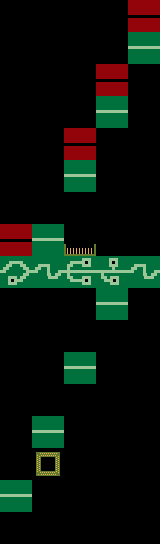

The image is a tile-based game level rendered from a .tmx file. Its description and source (layers, tilesets, objects; grid data summarised) follow:
An orthogonal 5x17 tile map with 32x32 px tiles, 8 tile layers (floor, levelnumber, playerspawn, exit, ...), 2 tilesets.

<map version="1.0" orientation="orthogonal" width="5" height="17" tilewidth="32" tileheight="32">
 <tileset firstgid="1" name="map" tilewidth="32" tileheight="32">
  <image source="../tilesets/tileset.png" width="160" height="160" />
 </tileset>
 <tileset firstgid="26" name="numbers" tilewidth="32" tileheight="32">
  <image source="../fontsets/numbers.png" width="320" height="32" />
 </tileset>
 <layer name="floor" width="5" height="17">
  <properties>
   <property name="solid" value="true" />
  </properties>
  <data>[85 cells, 13 non-empty, 5 distinct tile ids]</data>
 </layer>
 <layer name="levelnumber" width="5" height="17">
  <data>[85 cells, 5 non-empty, 2 distinct tile ids]</data>
 </layer>
 <layer name="playerspawn" width="5" height="17">
  <data>[85 cells, 1 non-empty, 1 distinct tile ids]</data>
 </layer>
 <layer name="exit" width="5" height="17">
  <data>[85 cells, 1 non-empty, 1 distinct tile ids]</data>
 </layer>
 <layer name="key" width="5" height="17">
  <data>[85 cells, 1 non-empty, 1 distinct tile ids]</data>
 </layer>
 <layer name="wall1" width="5" height="17">
  <properties>
   <property name="minOpacity" value="0.25" />
  </properties>
  <data>[85 cells, 1 non-empty, 1 distinct tile ids]</data>
 </layer>
 <layer name="wall2" width="5" height="17">
  <properties>
   <property name="minOpacity" value="0.25" />
  </properties>
  <data>[85 cells, 1 non-empty, 1 distinct tile ids]</data>
 </layer>
 <layer name="wall3" width="5" height="17">
  <properties>
   <property name="minOpacity" value="0.25" />
  </properties>
  <data>[85 cells, 1 non-empty, 1 distinct tile ids]</data>
 </layer>
</map>